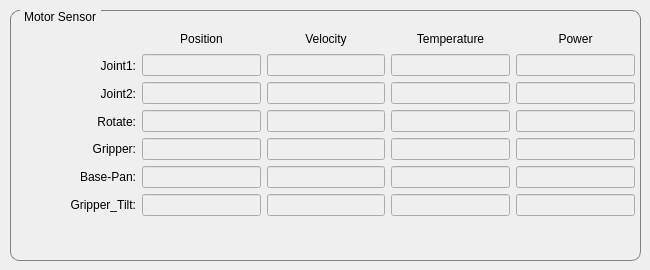
    <widget class="QWidget" name="tab_2">
     <attribute name="title">
      <string>Joint Sensor</string>
     </attribute>
     <widget class="QGroupBox" name="groupBox">
      <property name="geometry">
       <rect>
        <x>10</x>
        <y>10</y>
        <width>631</width>
        <height>251</height>
       </rect>
      </property>
      <property name="styleSheet">
       <string notr="true">QGroupBox{
	border:1px solid gray;
	border-radius: 9px;
	margin-top:0.5em;} 
 QGroupBox::title{
	subcontrol-origin:margin;
	left:10px;
	padding: 0 3 px 2 3px}</string>
      </property>
      <property name="title">
       <string>Motor Sensor</string>
      </property>
      <widget class="QWidget" name="layoutWidget_3">
       <property name="geometry">
        <rect>
         <x>7</x>
         <y>20</y>
         <width>743</width>
         <height>186</height>
        </rect>
       </property>
       <layout class="QHBoxLayout" name="horizontalLayout">
        <item>
         <layout class="QVBoxLayout" name="verticalLayout">
          <item>
           <spacer name="horizontalSpacer">
            <property name="orientation">
             <enum>Qt::Horizontal</enum>
            </property>
            <property name="sizeHint" stdset="0">
             <size>
              <width>40</width>
              <height>25</height>
             </size>
            </property>
           </spacer>
          </item>
          <item>
           <widget class="QLabel" name="label_3">
            <property name="text">
             <string>Joint1:</string>
            </property>
            <property name="alignment">
             <set>Qt::AlignRight|Qt::AlignTrailing|Qt::AlignVCenter</set>
            </property>
           </widget>
          </item>
          <item>
           <widget class="QLabel" name="label_4">
            <property name="text">
             <string>Joint2:</string>
            </property>
            <property name="alignment">
             <set>Qt::AlignRight|Qt::AlignTrailing|Qt::AlignVCenter</set>
            </property>
           </widget>
          </item>
          <item>
           <widget class="QLabel" name="label_5">
            <property name="text">
             <string>Rotate:</string>
            </property>
            <property name="alignment">
             <set>Qt::AlignRight|Qt::AlignTrailing|Qt::AlignVCenter</set>
            </property>
           </widget>
          </item>
          <item>
           <widget class="QLabel" name="label_6">
            <property name="text">
             <string>Gripper:</string>
            </property>
            <property name="alignment">
             <set>Qt::AlignRight|Qt::AlignTrailing|Qt::AlignVCenter</set>
            </property>
           </widget>
          </item>
          <item>
           <widget class="QLabel" name="label_24">
            <property name="text">
             <string>Base-Pan:</string>
            </property>
            <property name="alignment">
             <set>Qt::AlignRight|Qt::AlignTrailing|Qt::AlignVCenter</set>
            </property>
           </widget>
          </item>
          <item>
           <widget class="QLabel" name="label_25">
            <property name="text">
             <string>Gripper_Tilt:</string>
            </property>
            <property name="alignment">
             <set>Qt::AlignRight|Qt::AlignTrailing|Qt::AlignVCenter</set>
            </property>
           </widget>
          </item>
         </layout>
        </item>
        <item>
         <layout class="QVBoxLayout" name="verticalLayout_2">
          <item>
           <widget class="QLabel" name="label_7">
            <property name="text">
             <string>Position</string>
            </property>
            <property name="alignment">
             <set>Qt::AlignCenter</set>
            </property>
           </widget>
          </item>
          <item>
           <widget class="QLineEdit" name="lineEditM1Pos">
            <property name="enabled">
             <bool>false</bool>
            </property>
           </widget>
          </item>
          <item>
           <widget class="QLineEdit" name="lineEditM2Pos">
            <property name="enabled">
             <bool>false</bool>
            </property>
           </widget>
          </item>
          <item>
           <widget class="QLineEdit" name="lineEditM3Pos">
            <property name="enabled">
             <bool>false</bool>
            </property>
           </widget>
          </item>
          <item>
           <widget class="QLineEdit" name="lineEditM4Pos">
            <property name="enabled">
             <bool>false</bool>
            </property>
           </widget>
          </item>
          <item>
           <widget class="QLineEdit" name="lineEditM5Pos">
            <property name="enabled">
             <bool>false</bool>
            </property>
           </widget>
          </item>
          <item>
           <widget class="QLineEdit" name="lineEditM6Pos">
            <property name="enabled">
             <bool>false</bool>
            </property>
           </widget>
          </item>
         </layout>
        </item>
        <item>
         <layout class="QVBoxLayout" name="verticalLayout_3">
          <item>
           <widget class="QLabel" name="label_8">
            <property name="text">
             <string>Velocity</string>
            </property>
            <property name="alignment">
             <set>Qt::AlignCenter</set>
            </property>
           </widget>
          </item>
          <item>
           <widget class="QLineEdit" name="lineEditM1Vel">
            <property name="enabled">
             <bool>false</bool>
            </property>
           </widget>
          </item>
          <item>
           <widget class="QLineEdit" name="lineEditM2Vel">
            <property name="enabled">
             <bool>false</bool>
            </property>
           </widget>
          </item>
          <item>
           <widget class="QLineEdit" name="lineEditM3Vel">
            <property name="enabled">
             <bool>false</bool>
            </property>
           </widget>
          </item>
          <item>
           <widget class="QLineEdit" name="lineEditM4Vel">
            <property name="enabled">
             <bool>false</bool>
            </property>
           </widget>
          </item>
          <item>
           <widget class="QLineEdit" name="lineEditM5Vel">
            <property name="enabled">
             <bool>false</bool>
            </property>
           </widget>
          </item>
          <item>
           <widget class="QLineEdit" name="lineEditM6Vel">
            <property name="enabled">
             <bool>false</bool>
            </property>
           </widget>
          </item>
         </layout>
        </item>
        <item>
         <layout class="QVBoxLayout" name="verticalLayout_4">
          <item>
           <widget class="QLabel" name="label_9">
            <property name="text">
             <string>Temperature</string>
            </property>
            <property name="alignment">
             <set>Qt::AlignCenter</set>
            </property>
           </widget>
          </item>
          <item>
           <widget class="QLineEdit" name="lineEditM1Temp">
            <property name="enabled">
             <bool>false</bool>
            </property>
           </widget>
          </item>
          <item>
           <widget class="QLineEdit" name="lineEditM2Temp">
            <property name="enabled">
             <bool>false</bool>
            </property>
           </widget>
          </item>
          <item>
           <widget class="QLineEdit" name="lineEditM3Temp">
            <property name="enabled">
             <bool>false</bool>
            </property>
           </widget>
          </item>
          <item>
           <widget class="QLineEdit" name="lineEditM4Temp">
            <property name="enabled">
             <bool>false</bool>
            </property>
           </widget>
          </item>
          <item>
           <widget class="QLineEdit" name="lineEditM5Temp">
            <property name="enabled">
             <bool>false</bool>
            </property>
           </widget>
          </item>
          <item>
           <widget class="QLineEdit" name="lineEditM6Temp">
            <property name="enabled">
             <bool>false</bool>
            </property>
           </widget>
          </item>
         </layout>
        </item>
        <item>
         <layout class="QVBoxLayout" name="verticalLayout_5">
          <item>
           <widget class="QLabel" name="label_10">
            <property name="text">
             <string>Power</string>
            </property>
            <property name="alignment">
             <set>Qt::AlignCenter</set>
            </property>
           </widget>
          </item>
          <item>
           <widget class="QLineEdit" name="lineEditM1Power">
            <property name="enabled">
             <bool>false</bool>
            </property>
           </widget>
          </item>
          <item>
           <widget class="QLineEdit" name="lineEditM2Power">
            <property name="enabled">
             <bool>false</bool>
            </property>
           </widget>
          </item>
          <item>
           <widget class="QLineEdit" name="lineEditM3Power">
            <property name="enabled">
             <bool>false</bool>
            </property>
           </widget>
          </item>
          <item>
           <widget class="QLineEdit" name="lineEditM4Power">
            <property name="enabled">
             <bool>false</bool>
            </property>
           </widget>
          </item>
          <item>
           <widget class="QLineEdit" name="lineEditM5Power">
            <property name="enabled">
             <bool>false</bool>
            </property>
           </widget>
          </item>
          <item>
           <widget class="QLineEdit" name="lineEditM6Power">
            <property name="enabled">
             <bool>false</bool>
            </property>
           </widget>
          </item>
         </layout>
        </item>
        <item>
         <layout class="QVBoxLayout" name="verticalLayout_10">
          <item>
           <widget class="QLabel" name="label_19">
            <property name="text">
             <string>Current</string>
            </property>
            <property name="alignment">
             <set>Qt::AlignCenter</set>
            </property>
           </widget>
          </item>
          <item>
           <widget class="QLineEdit" name="lineEditM1Current">
            <property name="enabled">
             <bool>false</bool>
            </property>
           </widget>
          </item>
          <item>
           <widget class="QLineEdit" name="lineEditM2Current">
            <property name="enabled">
             <bool>false</bool>
            </property>
           </widget>
          </item>
          <item>
           <widget class="QLineEdit" name="lineEditM3Current">
            <property name="enabled">
             <bool>false</bool>
            </property>
           </widget>
          </item>
          <item>
           <widget class="QLineEdit" name="lineEditM4Current">
            <property name="enabled">
             <bool>false</bool>
            </property>
           </widget>
          </item>
          <item>
           <widget class="QLineEdit" name="lineEditM5Current">
            <property name="enabled">
             <bool>false</bool>
            </property>
           </widget>
          </item>
          <item>
           <widget class="QLineEdit" name="lineEditM6Current">
            <property name="enabled">
             <bool>false</bool>
            </property>
           </widget>
          </item>
         </layout>
        </item>
       </layout>
      </widget>
     </widget>
    </widget>
